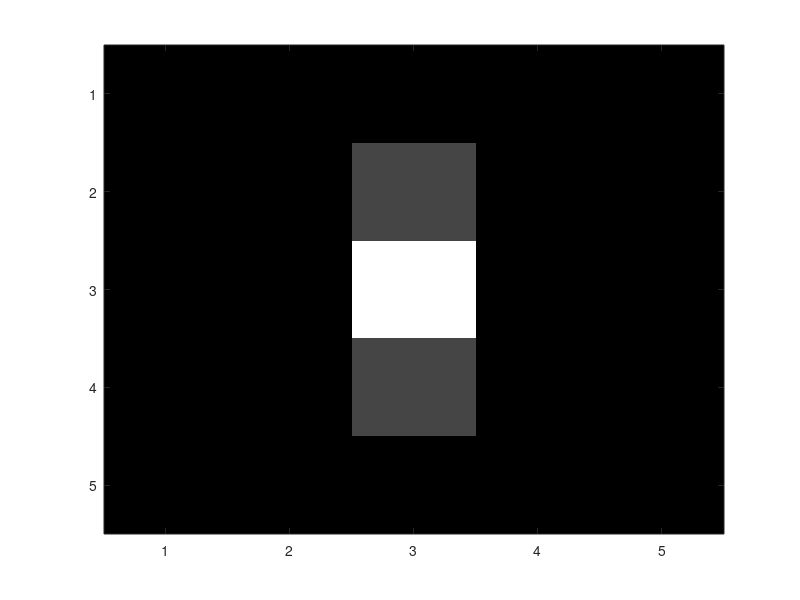

Write the MATLAB code that produced this figure.
function gb=gabor_fn(bw,gamma,psi,lambda,theta)
% bw    = bandwidth, (1)
% gamma = aspect ratio, (0.5)
% psi   = phase shift, (0)
% lambda= wave length, (>=2)
% theta = angle in rad, [0 pi)
if nargin<1
    bw    = 2;
gamma =  0.5;
psi   =  0;
lambda = 1;
theta = pi;
end

sigma = lambda/pi*sqrt(log(2)/2)*(2^bw+1)/(2^bw-1);
sigma_x = sigma;
sigma_y = sigma/gamma;

sz=fix(8*max(sigma_y,sigma_x));
if mod(sz,2)==0, sz=sz+1;end

% alternatively, use a fixed size
% sz = 60;

[x, y]=meshgrid(-fix(sz/2):fix(sz/2),fix(sz/2):-1:fix(-sz/2));
% x (right +)
% y (up +)

% Rotation
x_theta=x*cos(theta)+y*sin(theta);
y_theta=-x*sin(theta)+y*cos(theta);

gb=exp(-0.5*(x_theta.^2/sigma_x^2+y_theta.^2/sigma_y^2)).*cos(2*pi/lambda*x_theta+psi);
if ~nargout
    imagesc(gb);
    colormap gray
end